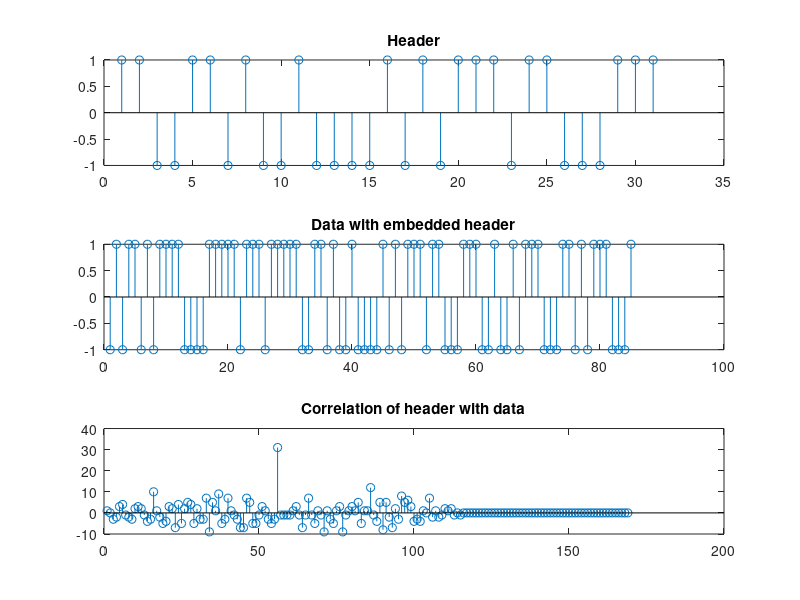

This figure's MATLAB source: (Note: this script raises an error after producing the figure.)
% correx.m: correlation can locate the header within the data
% header=ones(1, 31);     % header is a predefined string
header =  [1 1 -1 -1 1 1 -1 1 -1 -1 1 -1 -1 -1 -1 1 -1 1 -1 1 1 1 -1 1 1 -1 -1 -1 1 1 1];

loc=30; r=25;                          % place header in position loc
data=[sign(randn(1,loc-1)) header sign(randn(1,r))];  % generate signal
sd=0.0; data=data+sd*randn(size(data));              % add noise
y=xcorr(header, data);                 % do cross correlation
[m,ind]=max(y);                        % location of largest correlation
headstart=length(data)-ind+1;          % place where header starts
subplot(3,1,1), stem(header)           % plot header
title('Header')
subplot(3,1,2), stem(data)             % plot data sequence
title('Data with embedded header')
subplot(3,1,3), stem(y)                % plot correlation
title('Correlation of header with data')


%% what u should find is all 1s cant tolerate as much noise
detect correctly, should be 30
